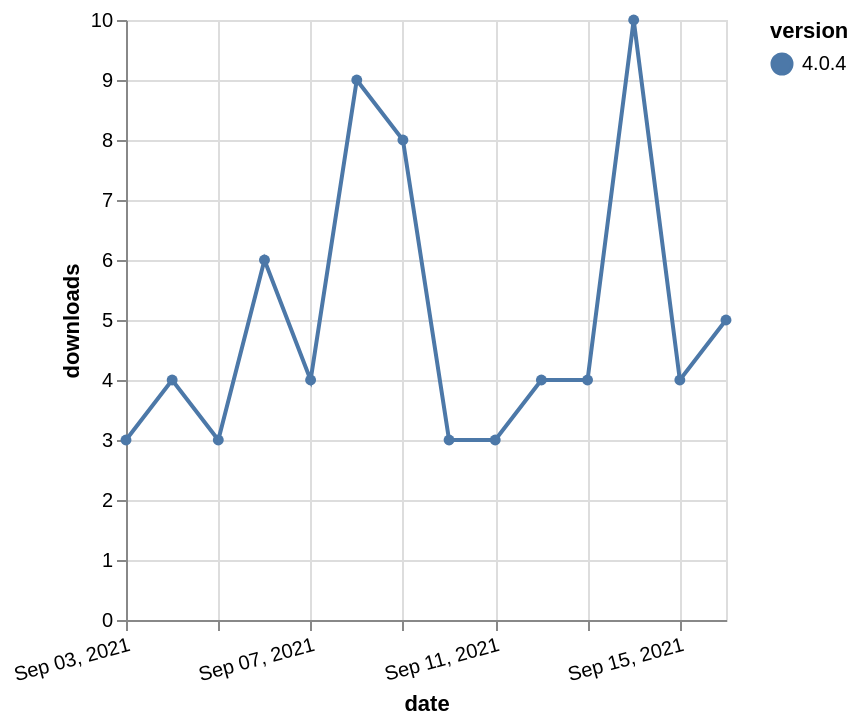

Vega-Lite specification stored for this chart:
### Vega-Lite specification from a JSON file in a GitHub repository (floating-point values rounded to 4 significant figures)
{"$schema": "https://vega.github.io/schema/vega-lite/v5.json", "description": "A simple bar chart with embedded data.", "data": {"values": [{"date": "2021-09-03", "total": 15827, "delta": 3, "version": "4.0.4"}, {"date": "2021-09-04", "total": 15831, "delta": 4, "version": "4.0.4"}, {"date": "2021-09-05", "total": 15834, "delta": 3, "version": "4.0.4"}, {"date": "2021-09-06", "total": 15840, "delta": 6, "version": "4.0.4"}, {"date": "2021-09-07", "total": 15844, "delta": 4, "version": "4.0.4"}, {"date": "2021-09-08", "total": 15853, "delta": 9, "version": "4.0.4"}, {"date": "2021-09-09", "total": 15861, "delta": 8, "version": "4.0.4"}, {"date": "2021-09-10", "total": 15864, "delta": 3, "version": "4.0.4"}, {"date": "2021-09-11", "total": 15867, "delta": 3, "version": "4.0.4"}, {"date": "2021-09-12", "total": 15871, "delta": 4, "version": "4.0.4"}, {"date": "2021-09-13", "total": 15875, "delta": 4, "version": "4.0.4"}, {"date": "2021-09-14", "total": 15885, "delta": 10, "version": "4.0.4"}, {"date": "2021-09-15", "total": 15889, "delta": 4, "version": "4.0.4"}, {"date": "2021-09-16", "total": 15894, "delta": 5, "version": "4.0.4"}]}, "width": "container", "mark": {"type": "line", "point": {"filled": true}}, "encoding": {"x": {"field": "date", "type": "temporal", "timeUnit": "yearmonthdate", "title": "date", "axis": {"labelAngle": -15}}, "y": {"field": "delta", "type": "quantitative", "title": "downloads"}, "color": {"field": "version", "type": "nominal"}, "tooltip": {"field": "delta"}}}
